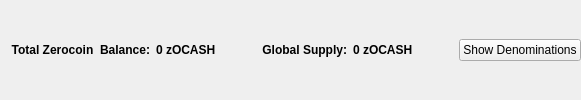
                       <widget class="QFrame" name="balanceSupplyFrame">
                        <layout class="QHBoxLayout" name="horizontalLayout_2" stretch="0,0,0,1,0">
                         <property name="rightMargin">
                          <number>0</number>
                         </property>
                         <item>
                          <layout class="QHBoxLayout" name="horizontalLayout_34">
                           <item>
                            <widget class="QLabel" name="labelzAvailableText_3">
                             <property name="font">
                              <font>
                               <weight>75</weight>
                               <bold>true</bold>
                              </font>
                             </property>
                             <property name="toolTip">
                              <string>Total Balance including unconfirmed and immature zOCASH</string>
                             </property>
                             <property name="text">
                              <string>Total Zerocoin  Balance:</string>
                             </property>
                             <property name="alignment">
                              <set>Qt::AlignRight|Qt::AlignTrailing|Qt::AlignVCenter</set>
                             </property>
                            </widget>
                           </item>
                           <item>
                            <widget class="QLabel" name="labelzAvailableAmount_4">
                             <property name="minimumSize">
                              <size>
                               <width>40</width>
                               <height>0</height>
                              </size>
                             </property>
                             <property name="font">
                              <font>
                               <weight>75</weight>
                               <bold>true</bold>
                              </font>
                             </property>
                             <property name="toolTip">
                              <string>Total Balance including unconfirmed and immature zOCASH</string>
                             </property>
                             <property name="text">
                              <string>0 zOCASH</string>
                             </property>
                             <property name="alignment">
                              <set>Qt::AlignLeading|Qt::AlignLeft|Qt::AlignVCenter</set>
                             </property>
                            </widget>
                           </item>
                          </layout>
                         </item>
                         <item>
                          <spacer name="horizontalSpacer_32">
                           <property name="orientation">
                            <enum>Qt::Horizontal</enum>
                           </property>
                           <property name="sizeHint" stdset="0">
                            <size>
                             <width>40</width>
                             <height>20</height>
                            </size>
                           </property>
                          </spacer>
                         </item>
                         <item>
                          <layout class="QHBoxLayout" name="horizontalLayout_35">
                           <item>
                            <widget class="QLabel" name="labelZsupplyText_2">
                             <property name="font">
                              <font>
                               <weight>75</weight>
                               <bold>true</bold>
                              </font>
                             </property>
                             <property name="text">
                              <string>Global Supply:</string>
                             </property>
                             <property name="alignment">
                              <set>Qt::AlignRight|Qt::AlignTrailing|Qt::AlignVCenter</set>
                             </property>
                            </widget>
                           </item>
                           <item>
                            <widget class="QLabel" name="labelZsupplyAmount_2">
                             <property name="font">
                              <font>
                               <weight>75</weight>
                               <bold>true</bold>
                              </font>
                             </property>
                             <property name="text">
                              <string>0 zOCASH</string>
                             </property>
                            </widget>
                           </item>
                          </layout>
                         </item>
                         <item>
                          <spacer name="horizontalSpacer_31">
                           <property name="orientation">
                            <enum>Qt::Horizontal</enum>
                           </property>
                           <property name="sizeHint" stdset="0">
                            <size>
                             <width>40</width>
                             <height>20</height>
                            </size>
                           </property>
                          </spacer>
                         </item>
                         <item>
                          <widget class="QPushButton" name="pushButtonShowDenoms">
                           <property name="toolTip">
                            <string>Show zOCASH denominations list</string>
                           </property>
                           <property name="text">
                            <string>Show Denominations</string>
                           </property>
                          </widget>
                         </item>
                        </layout>
                       </widget>
